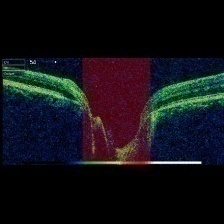
#> input picture OCT/Glaucoma/P12_L1_G.jpg, 224 x 224 px; its folder holds 4 pictures in this run
$ jupyter execute --allow-errors Glaucoma.ipynb
#> lines starting #> are read from the running program, lines starting #| are printed output that depends on the picture
[cell 1]
from google.colab import drive
drive.mount('/content/drive')

[cell 2]
# importing libraries
import tensorflow as tf
import keras
import os
import io
import glob
from skimage import io
from tensorflow.keras.preprocessing.image import ImageDataGenerator
import random
import numpy as np
import cv2
import matplotlib.pyplot as plt
from keras.utils import plot_model
from skimage.restoration import denoise_wavelet
from sklearn.metrics import confusion_matrix,classification_report, accuracy_score,precision_score, recall_score, f1_score

[cell 3]
# Importing Resized Fundus and OCT images (fundus images resized to 224x224 and OCT to 467 x 224)
Fundus_Normal = glob.glob("/content/drive/MyDrive/Colab Notebooks/Data/Fundus/Normal/*.jpg")
print(Fundus_Normal)
Fundus_Mild = glob.glob("/content/drive/MyDrive/Colab Notebooks/Data/Fundus/Mild/*.jpg")
print(Fundus_Mild)
Fundus_Moderate = glob.glob("/content/drive/MyDrive/Colab Notebooks/Data/Fundus/Moderate/*.jpg")
print(Fundus_Moderate)
Fundus_Severe = glob.glob("/content/drive/MyDrive/Colab Notebooks/Data/Fundus/Severe/*.jpg")
print(Fundus_Severe)
OCT_Glaucoma = glob.glob("/content/drive/MyDrive/Colab Notebooks/Data/OCT/Glaucoma/*.jpg")
print(OCT_Glaucoma)
OCT_Non_Glaucoma = glob.glob("/content/drive/MyDrive/Colab Notebooks/Data/OCT/Non_Glaucoma/*.jpg")
print(OCT_Non_Glaucoma)

#> (a cell that did not finish here is left out)

[cell 5]
# Resize OCT images to 224 x 224

def resize_images(images, target_size):
#> called with target_size = 224
    resized_images = []
    for img_path in images:
        img = cv2.imread(img_path)
#> img is the input picture: shape (224, 224, 3); mean B, G, R 23.2, 17.4, 18.2
        if img is None:
            print(f"Failed to load image: {img_path}")
            continue
        # Calculate the aspect ratio of the original image
        img_height, img_width = img.shape[:2]
#> img_height = 224; img_width = 224
        aspect_ratio = img_width / img_height
#> aspect_ratio = 1

        # Resize the image while preserving the aspect ratio
        if aspect_ratio > 1:
            new_width = target_size
            new_height = int(new_width / aspect_ratio)
        else:
            new_height = target_size
            new_width = int(new_height * aspect_ratio)
#> new_width = 224

        # Resize the image using OpenCV
        resized_img = cv2.resize(img, (new_width, new_height))

        # Pad the image if needed to match the target size
        pad_top = (target_size - new_height) // 2
        pad_bottom = target_size - new_height - pad_top
        pad_left = (target_size - new_width) // 2
#> pad_left = 0
        pad_right = target_size - new_width - pad_left
#> pad_right = 0
        padded_img = cv2.copyMakeBorder(resized_img, pad_top, pad_bottom, pad_left, pad_right, cv2.BORDER_CONSTANT)

        # Save the resized image back to the original file location
        output_path = img_path  # Save back to the same file
        cv2.imwrite(output_path, padded_img)

        resized_images.append(output_path)
#> pass 2 of the loop in resize_images, `for img_path in images:`:
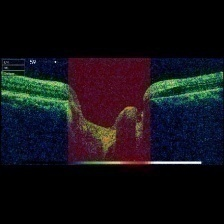
#> input picture OCT/Glaucoma/P13_R1_G.jpg, 224 x 224 px
#> in resize_images, img is the input picture: shape (224, 224, 3); mean B, G, R 23.2, 17.8, 20.4
#> pass 3 of the loop in resize_images, `for img_path in images:`:
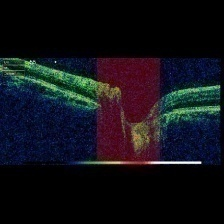
#> input picture OCT/Glaucoma/P14_L1_G.jpg, 224 x 224 px
#> in resize_images, img is the input picture: shape (224, 224, 3); mean B, G, R 24.2, 17.8, 17.7
#> the loop made 4 passes; the first 3 are shown

    return resized_images

# Define the target size for resizing
target_size = 224

# Resize OCT_Glaucoma images
OCT_Glaucoma_resized = resize_images(OCT_Glaucoma, target_size)

# Resize OCT_Non_Glaucoma images
OCT_Non_Glaucoma_resized = resize_images(OCT_Non_Glaucoma, target_size)

# Replace the original lists with the resized images
OCT_Glaucoma = OCT_Glaucoma_resized
OCT_Non_Glaucoma = OCT_Non_Glaucoma_resized

#> (a cell that did not finish here is left out)

#> (a cell that did not finish here is left out)

[cell 8]
# Applying the filter to fundus and OCT images
# Adaptive Median Filter
def adaptive_median_filter(image, kernel_size=3):
#> called with kernel_size = 3
    filtered_image = cv2.medianBlur(image, kernel_size)
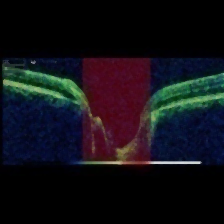
#> filtered_image: shape (224, 224, 3); mean B, G, R 22.6, 16.8, 17.6
    return filtered_image

# Wavelet Denoising
def wavelet_denoising(image):
    denoised_image = denoise_wavelet(image)
    return denoised_image

# Normalization
def normalize_image(image):
    normalized_image = (image - np.min(image)) / (np.max(image) - np.min(image))
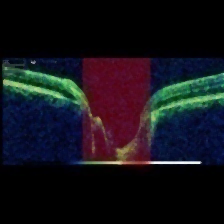
#> normalized_image: shape (224, 224, 3) float64; mean B, G, R 0.102, 0.0759, 0.0796
    return normalized_image

# Normalizing Input Channels
def normalize_channels(image):
    normalized_image = cv2.normalize(image, None, 0, 255, cv2.NORM_MINMAX)
    return normalized_image

def process_images(image_paths, output_dir, is_glaucoma=False, is_severity=False):
    for image_path in image_paths:
        image = cv2.imread(image_path)
        #grayscale_image = convert_to_grayscale(image)
        filtered_image = adaptive_median_filter(image)
        denoised_image = wavelet_denoising(filtered_image)
        normalized_image = normalize_image(denoised_image)
        normalized_channels_image = normalize_channels(normalized_image)

        # Extract the file name and extension
        filename = os.path.splitext(os.path.basename(image_path))[0]

        # Define the output file path
        output_file = os.path.join(output_dir, f"{filename}_processed.jpg")

        # Save the processed image as a JPEG file
        cv2.imwrite(output_file, normalized_channels_image)
#> pass 2 of the loop in process_images, `for image_path in image_paths:`:
#> in adaptive_median_filter (call 2), `filtered_image = cv2.medianBlur(image, kernel_size)`:
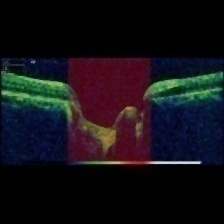
#> filtered_image: shape (224, 224, 3); mean B, G, R 22.7, 17.2, 19.7
#> in normalize_image (call 2), `normalized_image = (image - np.min(image)) / (np.max(image) - np.min(i..`:
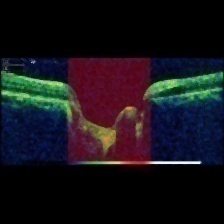
#> normalized_image: shape (224, 224, 3) float64; mean B, G, R 0.103, 0.0782, 0.0897
#> pass 3 of the loop in process_images, `for image_path in image_paths:`:
#> in adaptive_median_filter (call 3), `filtered_image = cv2.medianBlur(image, kernel_size)`:
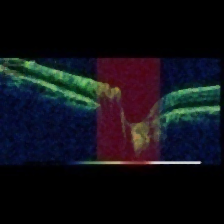
#> filtered_image: shape (224, 224, 3); mean B, G, R 23.7, 17.2, 17
#> in normalize_image (call 3), `normalized_image = (image - np.min(image)) / (np.max(image) - np.min(i..`:
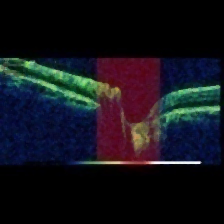
#> normalized_image: shape (224, 224, 3) float64; mean B, G, R 0.108, 0.0781, 0.0774
#> the loop made 4 passes; the first 3 are shown


# Output folders
output_dir_severity_normal = "/content/drive/MyDrive/Colab Notebooks/Data/ProcessedImages/Fundus_Normal"
output_dir_severity_mild = "/content/drive/MyDrive/Colab Notebooks/Data/ProcessedImages/Fundus_Mild"
output_dir_severity_moderate = "/content/drive/MyDrive/Colab Notebooks/Data/ProcessedImages/Fundus_Moderate"
output_dir_severity_severe = "/content/drive/MyDrive/Colab Notebooks/Data/ProcessedImages/Fundus_Severe"

output_dir_glaucoma_oct = "/content/drive/MyDrive/Colab Notebooks/Data/ProcessedImages/OCT_Glaucoma"
output_dir_non_glaucoma_oct = "/content/drive/MyDrive/Colab Notebooks/Data/ProcessedImages/OCT_Non_Glaucoma"

# Process the Fundus images
process_images(Fundus_Normal, output_dir=output_dir_severity_normal, is_severity=False,)
process_images(Fundus_Mild, output_dir=output_dir_severity_mild, is_severity=True, )
process_images(Fundus_Moderate, output_dir=output_dir_severity_moderate, is_severity=True,)
process_images(Fundus_Severe, output_dir=output_dir_severity_severe, is_severity=True,)


# Process the OCT images
process_images(OCT_Glaucoma,output_dir=output_dir_glaucoma_oct,is_glaucoma=True)
process_images(OCT_Non_Glaucoma, output_dir=output_dir_non_glaucoma_oct,is_glaucoma=False,)
